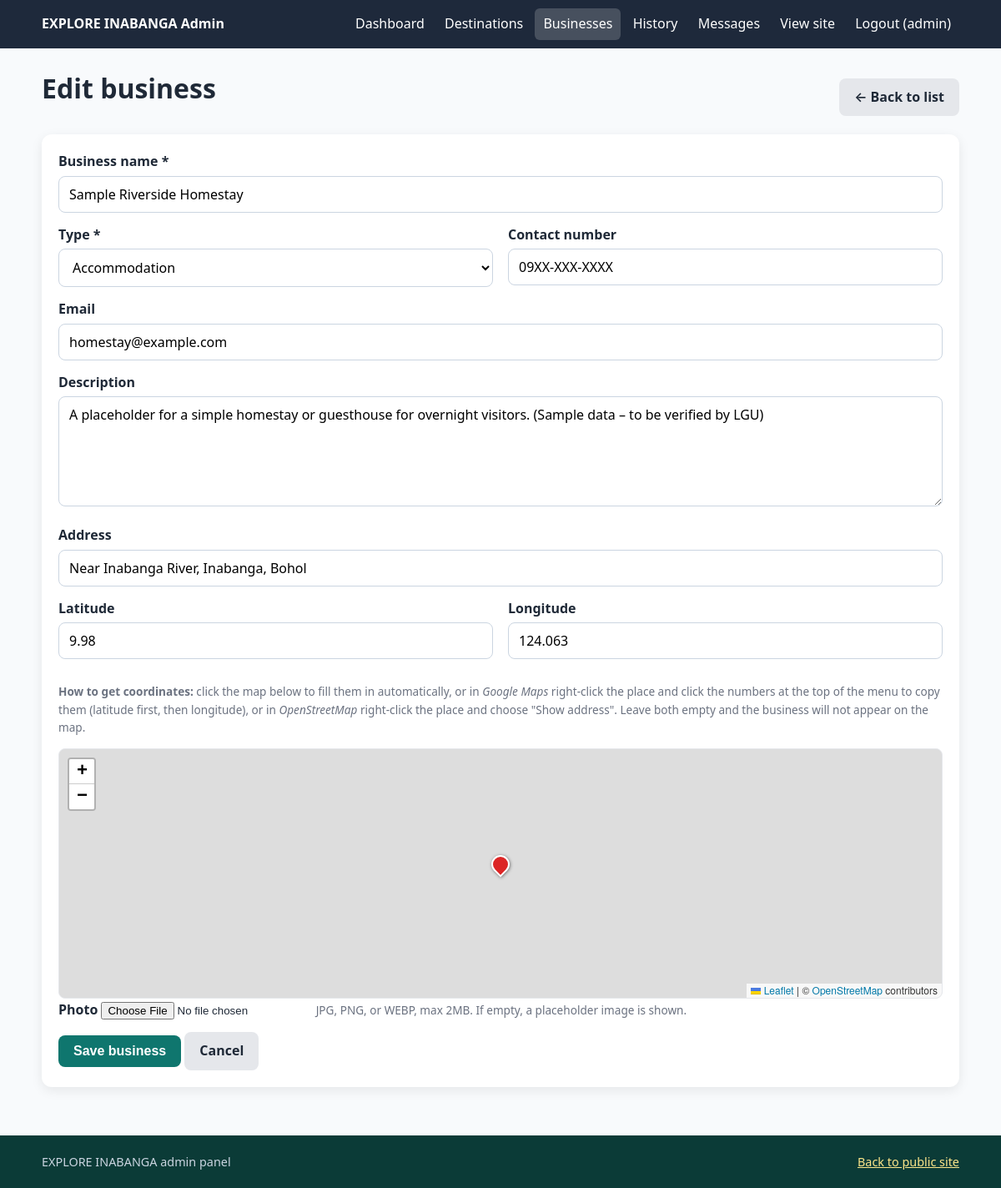
/admin/businesses.php?action=edit&id=2 (signed in), run on the app's committed database.
### tables this page shows
CREATE TABLE businesses (
    id INTEGER PRIMARY KEY AUTOINCREMENT,
    name TEXT NOT NULL,
    type TEXT NOT NULL,
    description TEXT,
    address TEXT,
    contact TEXT,
    email TEXT,
    latitude REAL,
    longitude REAL,
    image TEXT DEFAULT '',
    created_at TEXT DEFAULT CURRENT_TIMESTAMP
);

### includes/config.php (called while the page is built, shortened)
<?php
$BUSINESS_TYPES = ['Food', 'Accommodation', 'Souvenir/Crafts', 'Tours/Services', 'Other'];
function e($s)
{
    return htmlspecialchars((string)$s, ENT_QUOTES, 'UTF-8');
}
function url($path = '')
{
    return BASE_URL . '/' . ltrim($path, '/');
}

### admin/businesses.php (the view, shortened to what this page needs)
<?php
$action = isset($_GET['action']) ? $_GET['action'] : 'list';
require __DIR__ . '/header.php';
$id = isset($_GET['id']) ? (int)$_GET['id'] : 0;
$f = [
    'name' => '', 'type' => $BUSINESS_TYPES[0], 'description' => '', 'address' => '',
    'contact' => '', 'email' => '', 'latitude' => '', 'longitude' => '', 'image' => '',
];
if ($action === 'edit') {
    $st = $pdo->prepare("SELECT * FROM businesses WHERE id = ?");
    $st->execute([$id]);
    $existing = $st->fetch();
    $f = array_merge($f, $existing);
}
?>
<?php if ($action === 'list'): ?>
<?php $rows = $pdo->query("SELECT * FROM businesses ORDER BY id DESC")->fetchAll(); ?>
<div class="toolbar">
    <h1>Local Businesses</h1>
    <a class="btn" href="<?= e(url('admin/businesses.php?action=add')) ?>">+ Add business</a>
</div>
<div class="table-wrap">
    <table class="table">
        <thead>
            <tr><th>Photo</th><th>Name</th><th>Type</th><th>Contact</th><th>Location</th><th>Actions</th></tr>
        </thead>
        <tbody>
        <?php foreach ($rows as $r): ?>
            <tr>
                <td><img class="thumb" src="<?= e(image_src($r['image'], $r['name'], $r['id'] + 2)) ?>" alt=""></td>
                <td><?= e($r['name']) ?></td>
                <td><?= e($r['type']) ?></td>
                <td><?= e($r['contact']) ?></td>
                <td><?= ($r['latitude'] !== null && $r['longitude'] !== null) ? e($r['latitude']) . ', ' . e($r['longitude']) : '&mdash;' ?></td>
                <td class="actions">
                    <a class="btn btn-small" href="<?= e(url('admin/businesses.php?action=edit&id=' . (int)$r['id'])) ?>">Edit</a>
                    <form method="post" data-confirm="Delete this business? This cannot be undone.">
                        <?= csrf_field() ?>
                        <input type="hidden" name="delete_id" value="<?= (int)$r['id'] ?>">
                        <button type="submit" class="btn btn-small btn-danger">Delete</button>
                    </form>
                </td>
            </tr>
        <?php endforeach; ?>
        <?php if (!$rows): ?>
            <tr><td colspan="6">No businesses yet.</td></tr>
        <?php endif; ?>
        </tbody>
    </table>
</div>
<?php else: ?>
<div class="toolbar">
    <h1><?= $action === 'add' ? 'Add business' : 'Edit business' ?></h1>
    <a class="btn btn-light-dark" href="<?= e(url('admin/businesses.php')) ?>">&larr; Back to list</a>
</div>
<form method="post" enctype="multipart/form-data" class="form-grid">
    <label class="full">Business name *
        <input type="text" name="name" maxlength="150" required value="<?= e($f['name']) ?>">
    </label>
    <label>Type *
        <select name="type">
            <?php foreach ($BUSINESS_TYPES as $t): ?>
            <option value="<?= e($t) ?>" <?= $f['type'] === $t ? 'selected' : '' ?>><?= e($t) ?></option>
            <?php endforeach; ?>
        </select>
    </label>
    <label>Contact number
        <input type="text" name="contact" maxlength="50" value="<?= e($f['contact']) ?>">
    </label>
    <label class="full">Email
        <input type="email" name="email" maxlength="150" value="<?= e($f['email']) ?>">
    </label>
    <label class="full">Description
        <textarea name="description" rows="5"><?= e($f['description']) ?></textarea>
    </label>
    <label class="full">Address
        <input type="text" name="address" maxlength="200" value="<?= e($f['address']) ?>">
    </label>
    <label>Latitude
        <input type="text" id="latitude" name="latitude" inputmode="decimal" placeholder="e.g. 9.9833" value="<?= e($f['latitude']) ?>">
    </label>
    <label>Longitude
        <input type="text" id="longitude" name="longitude" inputmode="decimal" placeholder="e.g. 124.0667" value="<?= e($f['longitude']) ?>">
    </label>
    <div class="full">
        <p class="hint">
            <strong>How to get coordinates:</strong> click the map below to fill them in automatically, or
            in <em>Google Maps</em> right-click the place and click the numbers at the top of the menu to copy them
            (latitude first, then longitude), or in <em>OpenStreetMap</em> right-click the place and choose "Show address".
            Leave both empty and the business will not appear on the map.
        </p>
        <div id="pickerMap" class="picker-map"></div>
    </div>
    <label class="full">Photo
        <input type="file" name="image" accept="image/jpeg,image/png,image/webp">
        <span class="hint">JPG, PNG, or WEBP, max 2MB. <?= $f['image'] ? 'Choose a new file to replace the current photo.' : 'If empty, a placeholder image is shown.' ?></span>
    </label>
    <div class="full">
        <button type="submit" class="btn">Save business</button>
        <a class="btn btn-light-dark" href="<?= e(url('admin/businesses.php')) ?>">Cancel</a>
    </div>
</form>
<?php endif; ?>
<?php include __DIR__ . '/footer.php'; ?>

### assets/css/style.css (style rules this page uses)
:root { --primary: #0f766e; --primary-dark: #115e59; --accent: #f59e0b; --ink: #1f2937; --muted: #6b7280; --bg: #f8fafc; --card: #ffffff; --line: #e5e7eb; --danger: #dc2626; --radius: 12px; --shadow: 0 4px 14px rgba(0, 0, 0, .08); }
* { box-sizing: border-box; }
body { margin: 0; font-family: system-ui, -apple-system, "Segoe UI", Roboto, Arial, sans-serif; color: var(--ink); background: var(--bg); line-height: 1.6; }
a { color: var(--primary); }
h1, h2, h3 { line-height: 1.25; }
.btn { display: inline-block; background: var(--primary); color: #fff; border: 0; cursor: pointer; padding: 10px 18px; border-radius: 8px; text-decoration: none; font-size: 1rem; font-weight: 600; }
.btn-light-dark { background: #e5e7eb; color: var(--ink); }
input[type=text], input[type=email], input[type=password], input[type=number], select, textarea { padding: 10px 12px; border: 1px solid #cbd5e1; border-radius: 8px; font-size: 1rem; font-family: inherit; background: #fff; width: 100%; }
.admin-wrap h1 { margin-top: 0; }
.toolbar { display: flex; justify-content: space-between; align-items: center; margin-bottom: 14px; flex-wrap: wrap; gap: 8px; }
.form-grid { display: grid; grid-template-columns: 1fr 1fr; gap: 0 18px; background: #fff; padding: 20px; border-radius: var(--radius); box-shadow: var(--shadow); }
.form-grid label { display: block; margin-bottom: 14px; font-weight: 600; }
.form-grid label input, .form-grid label select, .form-grid label textarea { margin-top: 4px; font-weight: 400; }
.form-grid .full { grid-column: 1 / -1; }
.hint { font-size: .85rem; color: var(--muted); font-weight: 400; }
.picker-map { height: 300px; border-radius: 8px; border: 1px solid var(--line); margin-top: 4px; }

### data on the page
businesses: name "Sample Riverside Homestay", contact "09XX-XXX-XXXX", email "homestay@example.com", description "A placeholder for a simple homestay or guesthouse for overnight visitors. (Sample data – to be verified by LGU)", address "Near Inabanga River, Inabanga, Bohol", latitude "9.98", longitude "124.063"

### other printed values
$label "Dashboard"
$label "Destinations"
$label "Businesses"
$label "History"
$label "Messages"
isset($_SESSION['admin_user']) ? $_SESSION['admin_user'] : '' "admin"
form field type "Accommodation"
